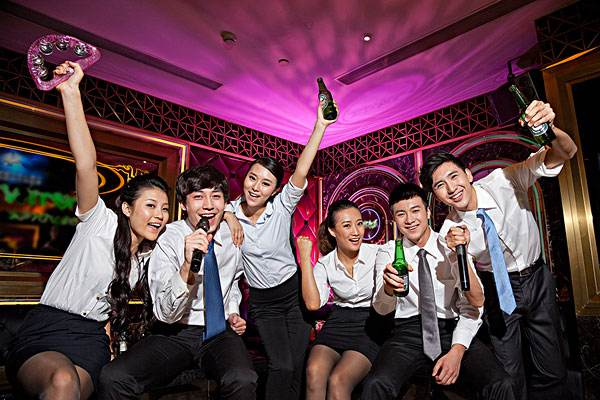
#> input picture Mtcnn_1/1.jpg, 600 x 400 px, found by its file name
$ python tranform.py
#> lines starting #> are read from the running program, lines starting #| are printed output that depends on the picture
import cv2

img = cv2.imread("1.jpg")
#> img is the input picture: shape (400, 600, 3); mean B, G, R 74.7, 62.9, 96.9

# img = cv2.transpose(img)
dst = cv2.flip(img, -1)
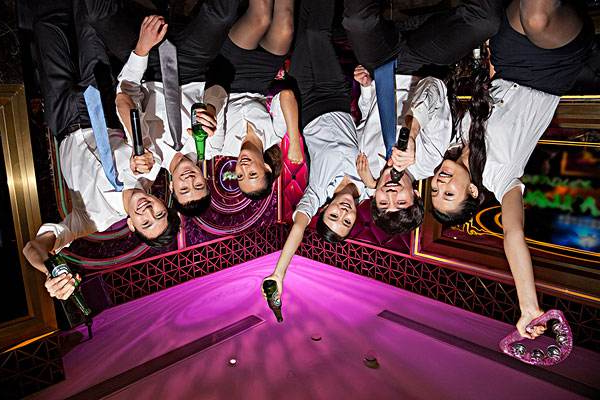
#> dst: shape (400, 600, 3); mean B, G, R 74.7, 62.9, 96.9
cv2.imshow("dst", dst)
cv2.imshow("img", img)
cv2.waitKey(0)

$ run again, with Mtcnn_1/0.jpg copied over Mtcnn_1/1.jpg
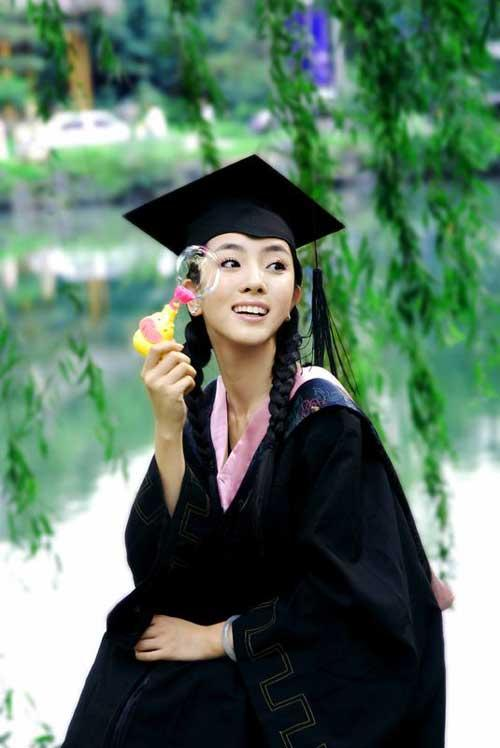
#> input picture Mtcnn_1/0.jpg, 500 x 748 px, found by its file name
#> img is the input picture: shape (748, 500, 3); mean B, G, R 99.5, 116.3, 91.6
#> `dst = cv2.flip(img, -1)`:
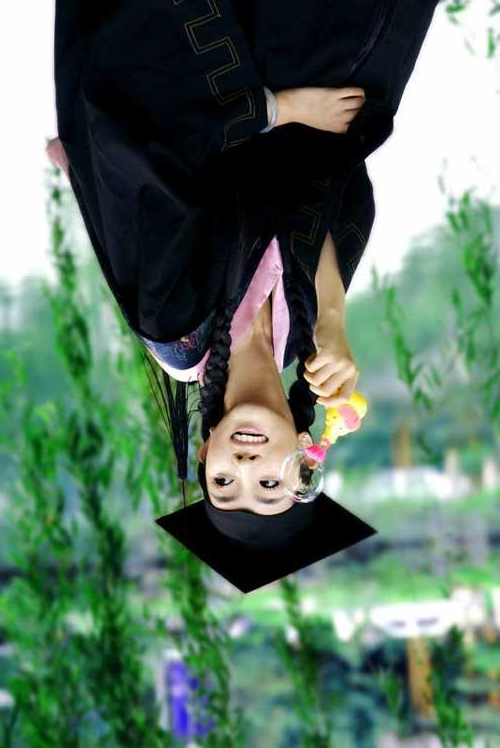
#> dst: shape (748, 500, 3); mean B, G, R 99.5, 116.3, 91.6

$ run again, with Mtcnn_1/2.jpg copied over Mtcnn_1/1.jpg
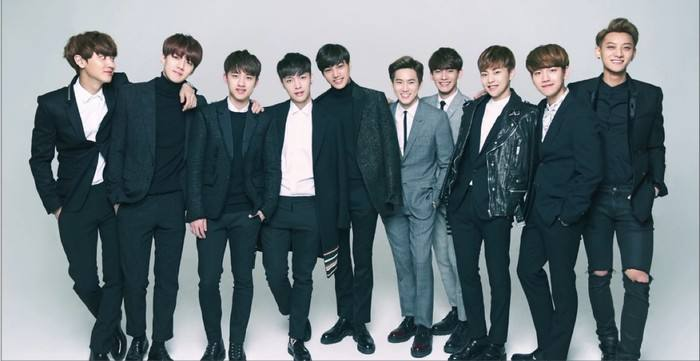
#> input picture Mtcnn_1/2.jpg, 700 x 361 px, found by its file name
#> img is the input picture: shape (361, 700, 3); mean B, G, R 125.7, 120.3, 108.1
#> `dst = cv2.flip(img, -1)`:
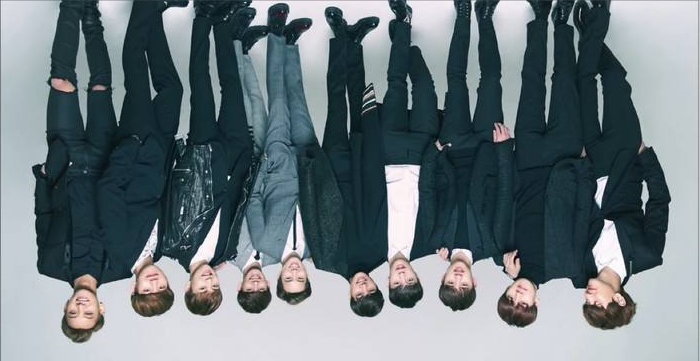
#> dst: shape (361, 700, 3); mean B, G, R 125.7, 120.3, 108.1
